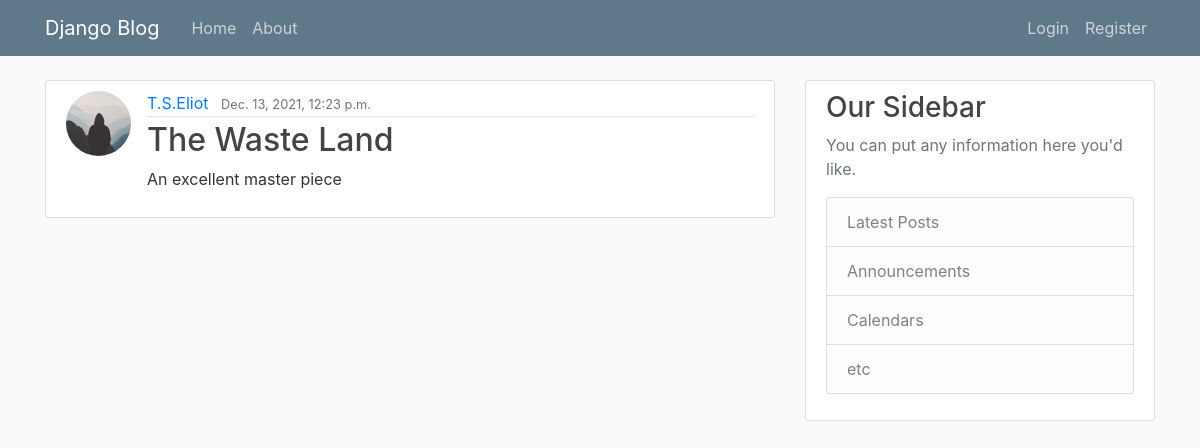
The app's page /post/1/ with its own data.
### blog/models.py (models this page shows, shortened)
class Post(models.Model):
    title = models.CharField(max_length=100)
    content = models.TextField()
    date_posted = models.DateTimeField(default=timezone.now)
    author = models.ForeignKey(User, on_delete=models.CASCADE)

### users/models.py (models this page shows, shortened)
class Profile(models.Model):
    user = models.OneToOneField(User, on_delete=models.CASCADE)
    image = models.ImageField(default='default.jpg', upload_to='profile_pics')
    country = models.CharField(max_length=100)

### blog/views.py (the view)
class PostDetailView(DetailView):
     model = Post

### blog/templates/blog/post_detail.html (shortened to what this page needs)
{% extends 'blog/base.html' %}
{% block content %}
    <article class="media content-section">
      <img class="rounded-circle article-img" src="{{ object.author.profile.image.url }}">
        <div class="media-body">
          <div class="article-metadata">
            <a class="mr-2" href="#">{{ object.author }}</a>
            <small class="text-muted">{{ object.date_posted }}</small>
          </div>
          <h2 class="article-title">{{ object.title }}</h2>
          <p class="article-content">{{ object.content }}</p>
        </div>
    </article>
{% endblock content %}

### blog/static/blog/main.css (style rules this page uses)
body { background: #fafafa; color: #333333; margin-top: 5rem; }
h1, h2, h3, h4, h5, h6 { color: #444444; }
.content-section { background: #ffffff; padding: 10px 20px; border: 1px solid #dddddd; border-radius: 3px; margin-bottom: 20px; }
.article-title { color: #444444; }
.article-content { white-space: pre-line; }
.article-img { height: 65px; width: 65px; margin-right: 16px; }
.article-metadata { padding-bottom: 1px; margin-bottom: 4px; border-bottom: 1px solid #e3e3e3 }

### records on screen
Post: author.profile.image (placeholder picture), author "T.S.Eliot", date_posted "Dec. 13, 2021, 12:23 p.m.", title "The Waste Land", content "An excellent master piece"
